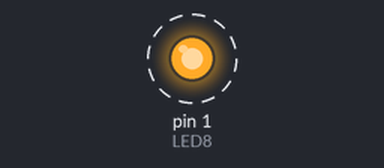
This sketch was run on a simulated Arduino Nano, built with avr-gcc and run on an emulated ATmega328P. Shown: output pins drawn as LEDs (lit = HIGH). Dashed ring = blinking.

Above: at 0.2 s.
Timing chart, 0 to 3.0 s (numbered marks = the images above):
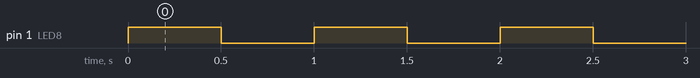

The sketch:

Arduino_Nano_SMD_LED_Blink.ino
```cpp
/* **************************
 *  Arduino Nano SMD LED Blink
 *
 *  Use digitalWrite to Blink an LED
 *
 *  Written by @alt_bier
 * ************************** */

// Define Pins
#define LED8 1

void setup() {
  // Initialize LED Pins As Output
  pinMode(LED8, OUTPUT);
}

// Main Loop
void loop() {
  digitalWrite(LED8, HIGH);  // turn the LED on
  delay(500);               // wait for 1/2 second
  digitalWrite(LED8, LOW);   // turn the LED off
  delay(500);               // wait for 1/2 second
}
```

Measured:
- by itself, pin 1 (LED8): alternates HIGH for 0.50 s and LOW for 0.50 s
